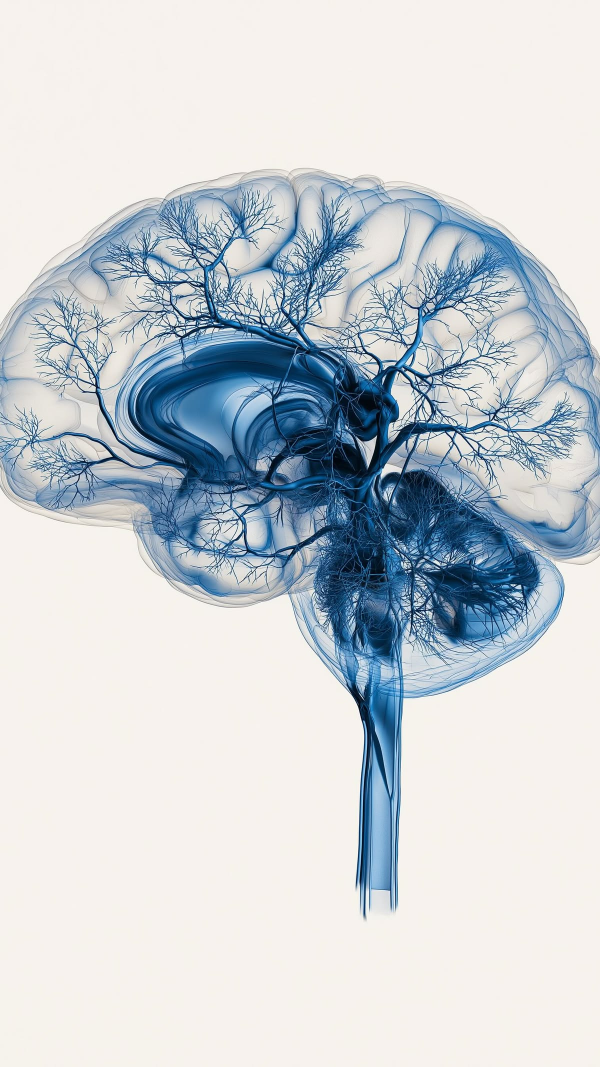
#> input picture Imagendes cards/cerebro x ray card.jpg, 1200 x 2133 px (shown at 1/2 size)
$ python componer-cartas.py
#> lines starting #> are read from the running program, lines starting #| are printed output that depends on the picture
# -*- coding: utf-8 -*-
"""Compone las seis radiografias sobre el lienzo alto de la card.

La card es una columna estrecha (relacion ~0.41) y las seis imagenes vienen
con relaciones que van de 0.56 a 1.78. Recortar a ciegas dejaba a cada figura
en un sitio distinto del marco. Aqui se decide una por una: cuanto se recorta
de ancho y cuanto fondo se anade para que quepa entera, y todas acaban con la
figura en el mismo eje y con el mismo aire alrededor.
"""
from PIL import Image
import os, statistics

SRC = "Imagendes cards"
DST = os.path.join("slides 2", "assets", "cards")
ANCHO, ALTO = 620, 1500          # el lienzo de la card, al doble de lo que mide

# archivo, salida, (recorte x0,y0,x1,y1 o None), (relleno arriba, abajo)
PLAN = [
    # El cerebro es mucho mas ancho que alto y su fondo es plano: se deja
    # entero y se le da aire hasta que el lienzo cae de pie. Mas por arriba
    # que por abajo, porque el tronco ya baja solo y equilibra.
    ("cerebro x ray card.jpg",  "cerebro",  None,                 (480, 290)),
    # El corazon no puede crecer: su fondo esta lleno de vasos y cualquier
    # relleno se veria como una banda. Se recorta centrado en el, y lo poco
    # que sobra por la derecha se va por el canto de la card.
    ("Corazon x ray card.jpg",  "corazon",  (130, 0,  670, 1308), (0, 0)),
    # Las tres siguientes vienen con el cuerpo cortado a ras del lienzo por
    # abajo: todo el relleno va arriba y el corte se va por el canto de la
    # card, que es donde no se nota. Rellenar tambien por abajo dejaria una
    # raya justo donde el hueso se interrumpe.
    ("Caja toraxica X ray.jpg", "torax",    (380, 0,  830,  672), (418, 0)),
    ("Mano x ray card.jpg",     "mano",     (110, 20, 425,  482), (300, 0)),
    ("esqueleto x ray card.jpg","esqueleto",( 30, 0,  378,  565), (277, 0)),
    # A la espina se le corta la firma del autor por abajo, que en una card
    # de dos centimetros solo se lee como suciedad.
    ("Espina x ray card.jpg",   "espina",   (105, 90, 460,  612), (200, 137)),
]

def fondo(im, lado):
    """El color del fondo, tomado del borde por el que se va a crecer.

    Por lado y no una sola vez para toda la imagen: la mano trae la muneca
    en sombra abajo y el mismo color arriba y abajo dejaba una raya donde
    empezaba el relleno."""
    W, H = im.size; px = im.load()
    fila = [px[x, 3 if lado == "arriba" else H - 4] for x in range(0, W, max(1, W // 60))]
    return tuple(round(statistics.median(c[i] for c in fila)) for i in range(3))


for archivo, salida, caja, (arr, aba) in PLAN:
    im = Image.open(os.path.join(SRC, archivo)).convert("RGB")
#> im is the input picture: PIL image 1200x2133 RGB; mean R, G, B 201.4, 207.7, 212.6
    if caja: im = im.crop(caja)
    if arr or aba:
        W, H = im.size
#> W = 1200; H = 2133
        lienzo = Image.new("RGB", (W, H + arr + aba), fondo(im, "arriba"))
#> in fondo, `fila = [px[x, 3 if lado == "arriba" else H - 4] for x in range(0, W, m..`: fila = 60 items, first 6: (247, 242, 238), (246, 241, 237), (247, 242, 238), (246, 241, 237), (246, 241, 237), (246, 241, 237)
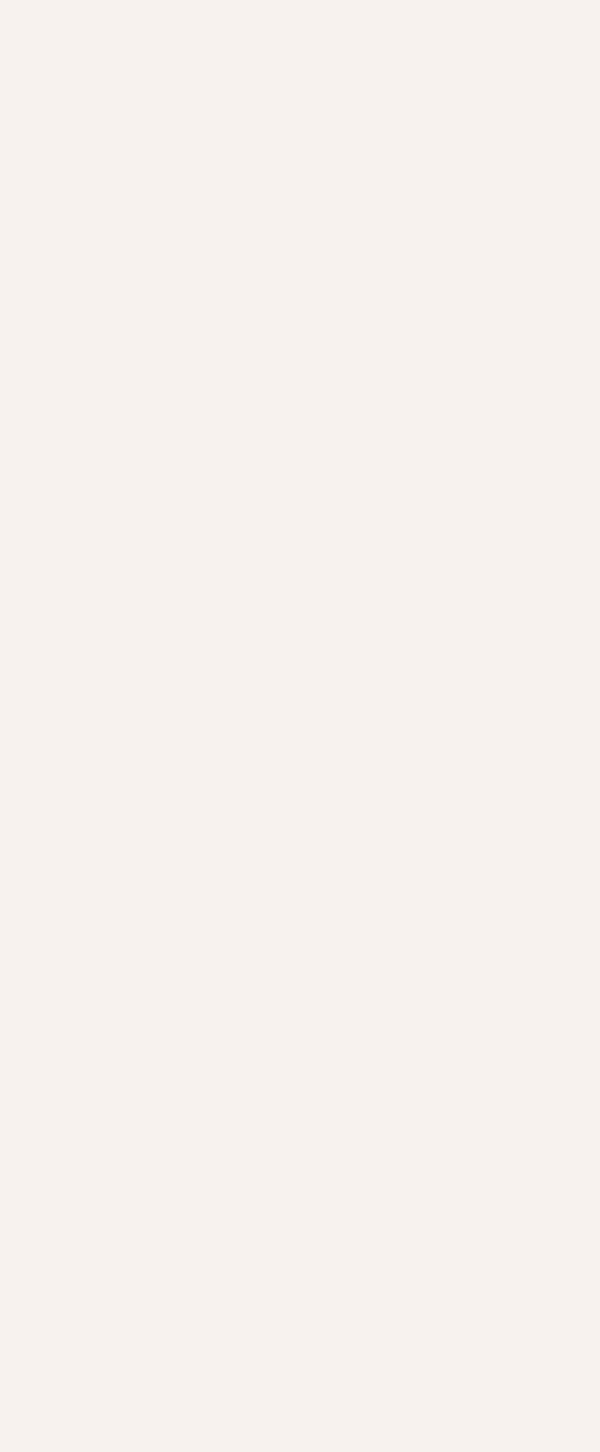
#> lienzo: PIL image 1200x2903 RGB (shown at 1/2 size); mean R, G, B 247, 242, 238
        if aba:
            lienzo.paste(Image.new("RGB", (W, aba), fondo(im, "abajo")), (0, arr + H))
        lienzo.paste(im, (0, arr))
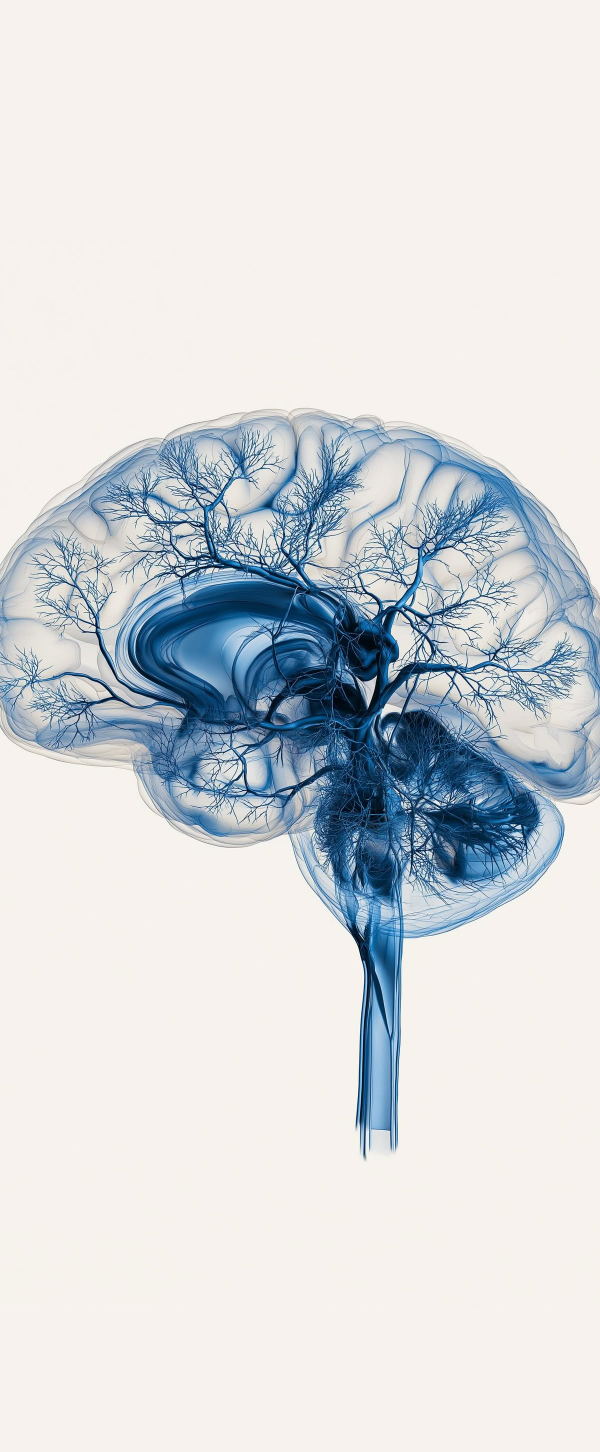
#> lienzo: PIL image 1200x2903 RGB (shown at 1/2 size); mean R, G, B 213.5, 216.8, 219.2
        im = lienzo
    # y al final, a la relacion de la card: lo que sobre se quita por los lados,
    # que es donde solo hay fondo despues de haber compuesto el alto.
    W, H = im.size
#> H = 2903
    objetivo = ANCHO / ALTO
    if W / H > objetivo:
        w = round(H * objetivo); x = (W - w) // 2
#> after `w = round(H * objetivo)`: w = 1200
#> after `x = (W - w) // 2`: x = 0
        im = im.crop((x, 0, x + w, H))
    else:
        h = round(W / objetivo); y = (H - h) // 2
        im = im.crop((0, y, W, y + h))
    im = im.resize((ANCHO, ALTO), Image.LANCZOS)
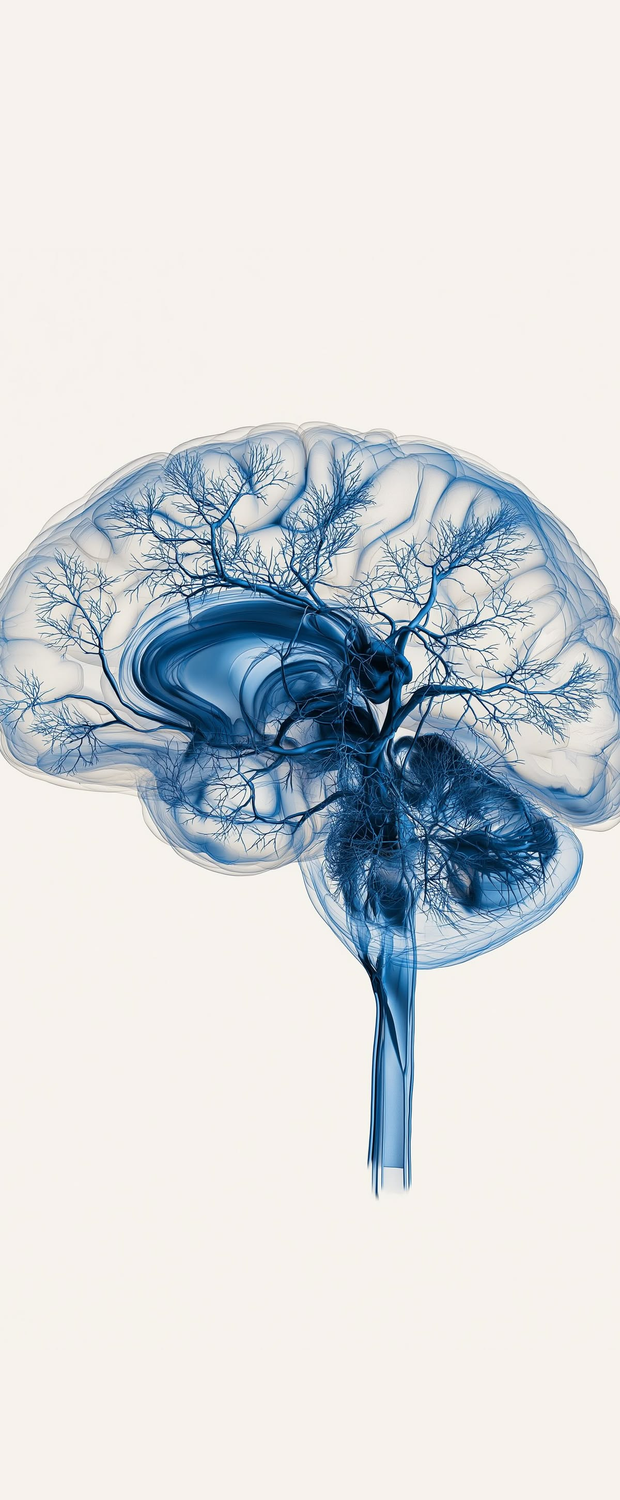
#> im: PIL image 620x1500 RGB; mean R, G, B 213.5, 216.8, 219.2
    ruta = os.path.join(DST, salida + ".jpg")
    im.save(ruta, "JPEG", quality=88, optimize=True, progressive=True)
    print("%-10s %4dx%-4d %5.0f kB" % (salida, im.width, im.height, os.path.getsize(ruta)/1024))
#| cerebro     620x1500   124 kB
#> pass 2 of the loop `for archivo, salida, caja, (arr, aba) in PLAN:`:
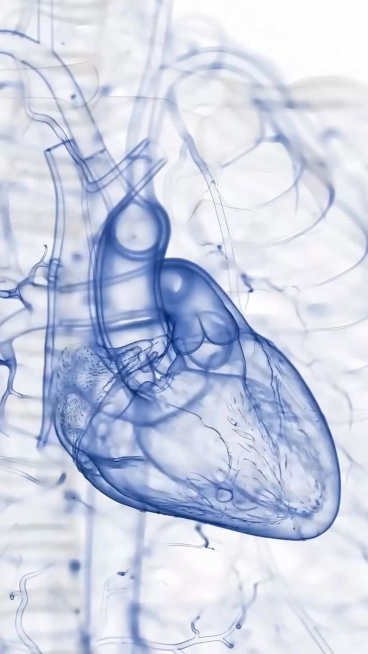
#> input picture Imagendes cards/Corazon x ray card.jpg, 736 x 1308 px (shown at 1/2 size)
#> im is the input picture: PIL image 736x1308 RGB; mean R, G, B 202.9, 209.8, 228.7
#> `if caja: im = im.crop(caja)`:
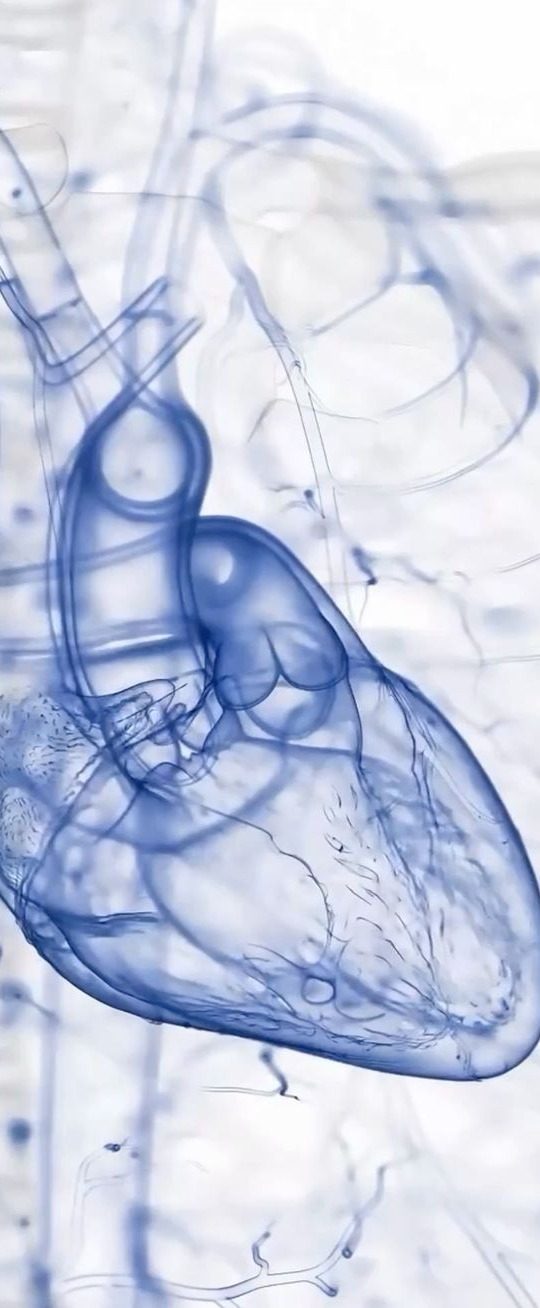
#> im: PIL image 540x1308 RGB; mean R, G, B 198, 205.9, 227.1
#| corazon     620x1500   115 kB
#> pass 3 of the loop `for archivo, salida, caja, (arr, aba) in PLAN:`:
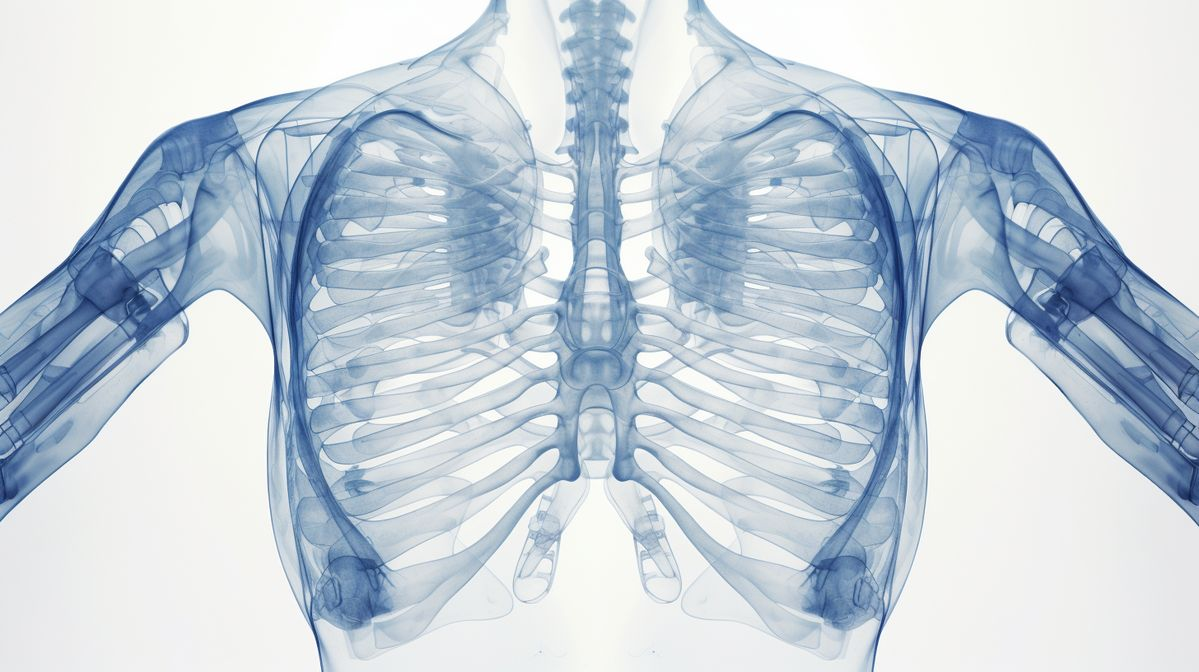
#> input picture Imagendes cards/Caja toraxica X ray.jpg, 1199 x 672 px
#> im is the input picture: PIL image 1199x672 RGB; mean R, G, B 197.4, 208.5, 218.1
#> `if caja: im = im.crop(caja)`:
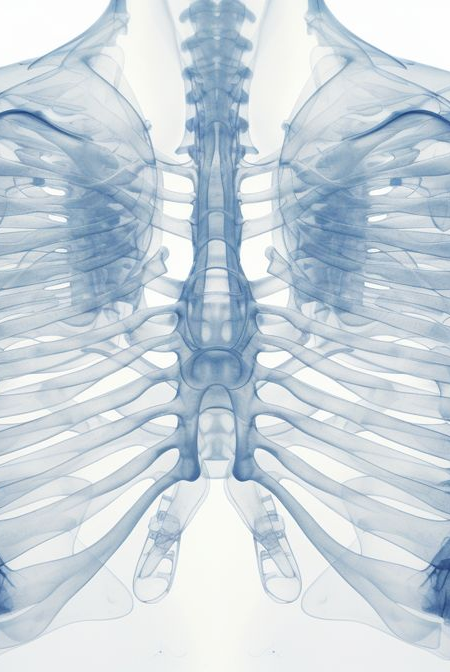
#> im: PIL image 450x672 RGB; mean R, G, B 200.6, 212, 220.3
#> `lienzo.paste(im, (0, arr))`:
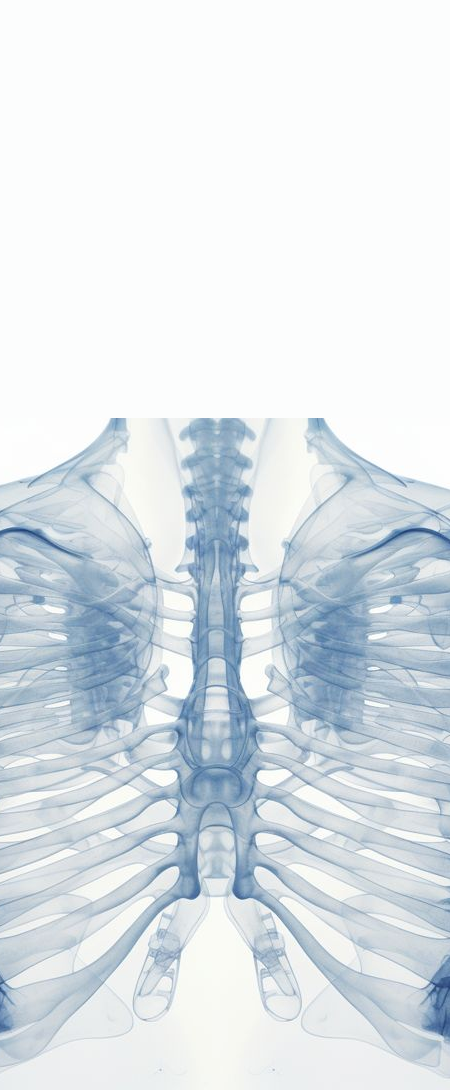
#> lienzo: PIL image 450x1090 RGB; mean R, G, B 220.3, 227.7, 232.8
#| torax       620x1500   104 kB
#> the loop made 6 passes; the first 3 are shown
